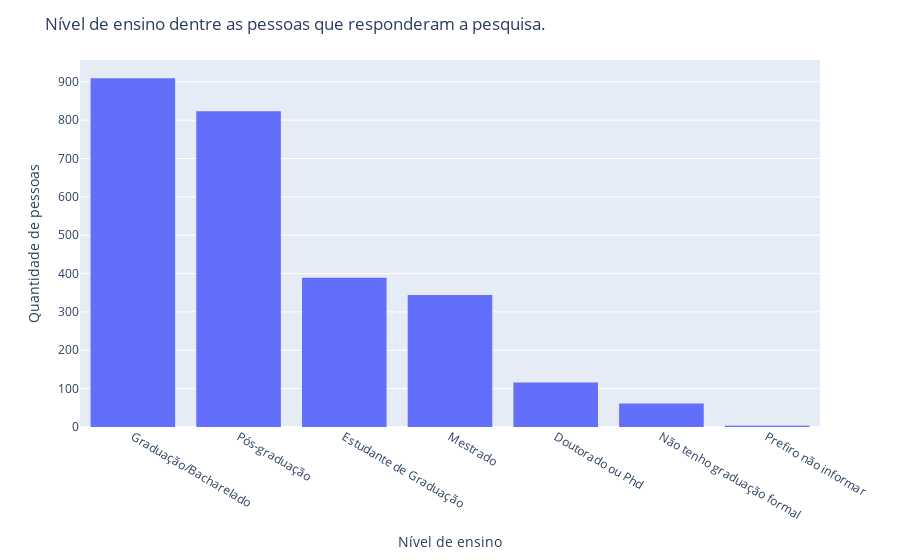

Notebook source saved alongside this figure:
### Markdown cell above
## Mais análises

### Code cell
fig = px.histogram(df_1, x="('P1_h ', 'Nivel de Ensino')").update_layout(
    title='Nível de ensino dentre as pessoas que responderam a pesquisa.', 
    xaxis_title='Nível de ensino', 
    yaxis_title='Quantidade de pessoas', 
    xaxis={'categoryorder':'total descending'}
)

fig.show()

### Figure 1 — Plotly figure (JSON) as saved in the notebook; plotly's stock layout.template omitted (floating-point values rounded to 4 significant figures; data arrays with more than 128 entries replaced by an {"elided": "..."} marker saying what was removed)
{"data": [{"alignmentgroup": "True", "bingroup": "x", "hovertemplate": "('P1_h ', 'Nivel de Ensino')=%{x}<br>count=%{y}<extra></extra>", "legendgroup": "", "marker": {"color": "#636efa", "pattern": {"shape": ""}}, "name": "", "offsetgroup": "", "orientation": "v", "showlegend": false, "type": "histogram", "x": {"elided": "2645 str values"}, "xaxis": "x", "yaxis": "y"}], "layout": {"barmode": "relative", "legend": {"tracegroupgap": 0}, "margin": {"t": 60}, "title": {"text": "Nível de ensino dentre as pessoas que responderam a pesquisa."}, "xaxis": {"anchor": "y", "categoryorder": "total descending", "domain": [0, 1], "title": {"text": "Nível de ensino"}}, "yaxis": {"anchor": "x", "domain": [0, 1], "title": {"text": "Quantidade de pessoas"}}}}
